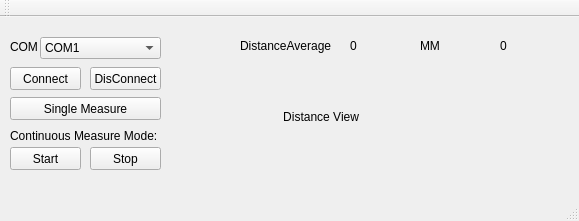
<?xml version="1.0" encoding="UTF-8"?>
<ui version="4.0">
 <class>MainWindow</class>
 <widget class="QMainWindow" name="MainWindow">
  <property name="geometry">
   <rect>
    <x>0</x>
    <y>0</y>
    <width>579</width>
    <height>221</height>
   </rect>
  </property>
  <property name="windowTitle">
   <string>MainWindow</string>
  </property>
  <widget class="QWidget" name="centralWidget">
   <widget class="QComboBox" name="DeviceName">
    <property name="geometry">
     <rect>
      <x>40</x>
      <y>20</y>
      <width>121</width>
      <height>22</height>
     </rect>
    </property>
    <property name="currentText">
     <string>COM1</string>
    </property>
    <item>
     <property name="text">
      <string>COM1</string>
     </property>
    </item>
   </widget>
   <widget class="QLabel" name="label">
    <property name="geometry">
     <rect>
      <x>10</x>
      <y>20</y>
      <width>31</width>
      <height>20</height>
     </rect>
    </property>
    <property name="text">
     <string>COM</string>
    </property>
   </widget>
   <widget class="QPushButton" name="Connect">
    <property name="geometry">
     <rect>
      <x>10</x>
      <y>50</y>
      <width>71</width>
      <height>23</height>
     </rect>
    </property>
    <property name="text">
     <string>Connect</string>
    </property>
   </widget>
   <widget class="QPushButton" name="DisConnect">
    <property name="geometry">
     <rect>
      <x>90</x>
      <y>50</y>
      <width>71</width>
      <height>23</height>
     </rect>
    </property>
    <property name="text">
     <string>DisConnect</string>
    </property>
   </widget>
   <widget class="QPushButton" name="SingleMeasure">
    <property name="geometry">
     <rect>
      <x>10</x>
      <y>80</y>
      <width>151</width>
      <height>23</height>
     </rect>
    </property>
    <property name="text">
     <string>Single Measure</string>
    </property>
   </widget>
   <widget class="QLabel" name="label_2">
    <property name="geometry">
     <rect>
      <x>10</x>
      <y>110</y>
      <width>151</width>
      <height>17</height>
     </rect>
    </property>
    <property name="text">
     <string>Continuous Measure Mode:</string>
    </property>
   </widget>
   <widget class="QPushButton" name="Start">
    <property name="geometry">
     <rect>
      <x>10</x>
      <y>130</y>
      <width>71</width>
      <height>23</height>
     </rect>
    </property>
    <property name="text">
     <string>Start</string>
    </property>
   </widget>
   <widget class="QPushButton" name="Stop">
    <property name="geometry">
     <rect>
      <x>90</x>
      <y>130</y>
      <width>71</width>
      <height>23</height>
     </rect>
    </property>
    <property name="text">
     <string>Stop</string>
    </property>
   </widget>
   <widget class="QLabel" name="label_4">
    <property name="geometry">
     <rect>
      <x>240</x>
      <y>20</y>
      <width>91</width>
      <height>17</height>
     </rect>
    </property>
    <property name="text">
     <string>DistanceAverage</string>
    </property>
   </widget>
   <widget class="QLabel" name="dist_Labe">
    <property name="geometry">
     <rect>
      <x>350</x>
      <y>20</y>
      <width>61</width>
      <height>17</height>
     </rect>
    </property>
    <property name="text">
     <string>0</string>
    </property>
   </widget>
   <widget class="QLabel" name="dist_Labe_2">
    <property name="geometry">
     <rect>
      <x>420</x>
      <y>20</y>
      <width>31</width>
      <height>17</height>
     </rect>
    </property>
    <property name="text">
     <string>MM</string>
    </property>
   </widget>
   <widget class="QLabel" name="label_pic">
    <property name="geometry">
     <rect>
      <x>220</x>
      <y>40</y>
      <width>320</width>
      <height>120</height>
     </rect>
    </property>
    <property name="text">
     <string>                   Distance View</string>
    </property>
   </widget>
   <widget class="QLabel" name="FrameCount">
    <property name="geometry">
     <rect>
      <x>500</x>
      <y>20</y>
      <width>61</width>
      <height>17</height>
     </rect>
    </property>
    <property name="text">
     <string>0</string>
    </property>
   </widget>
  </widget>
  <widget class="QMenuBar" name="menuBar">
   <property name="geometry">
    <rect>
     <x>0</x>
     <y>0</y>
     <width>579</width>
     <height>23</height>
    </rect>
   </property>
  </widget>
  <widget class="QToolBar" name="mainToolBar">
   <attribute name="toolBarArea">
    <enum>TopToolBarArea</enum>
   </attribute>
   <attribute name="toolBarBreak">
    <bool>false</bool>
   </attribute>
  </widget>
  <widget class="QStatusBar" name="statusBar"/>
 </widget>
 <layoutdefault spacing="6" margin="11"/>
 <resources/>
 <connections/>
</ui>
